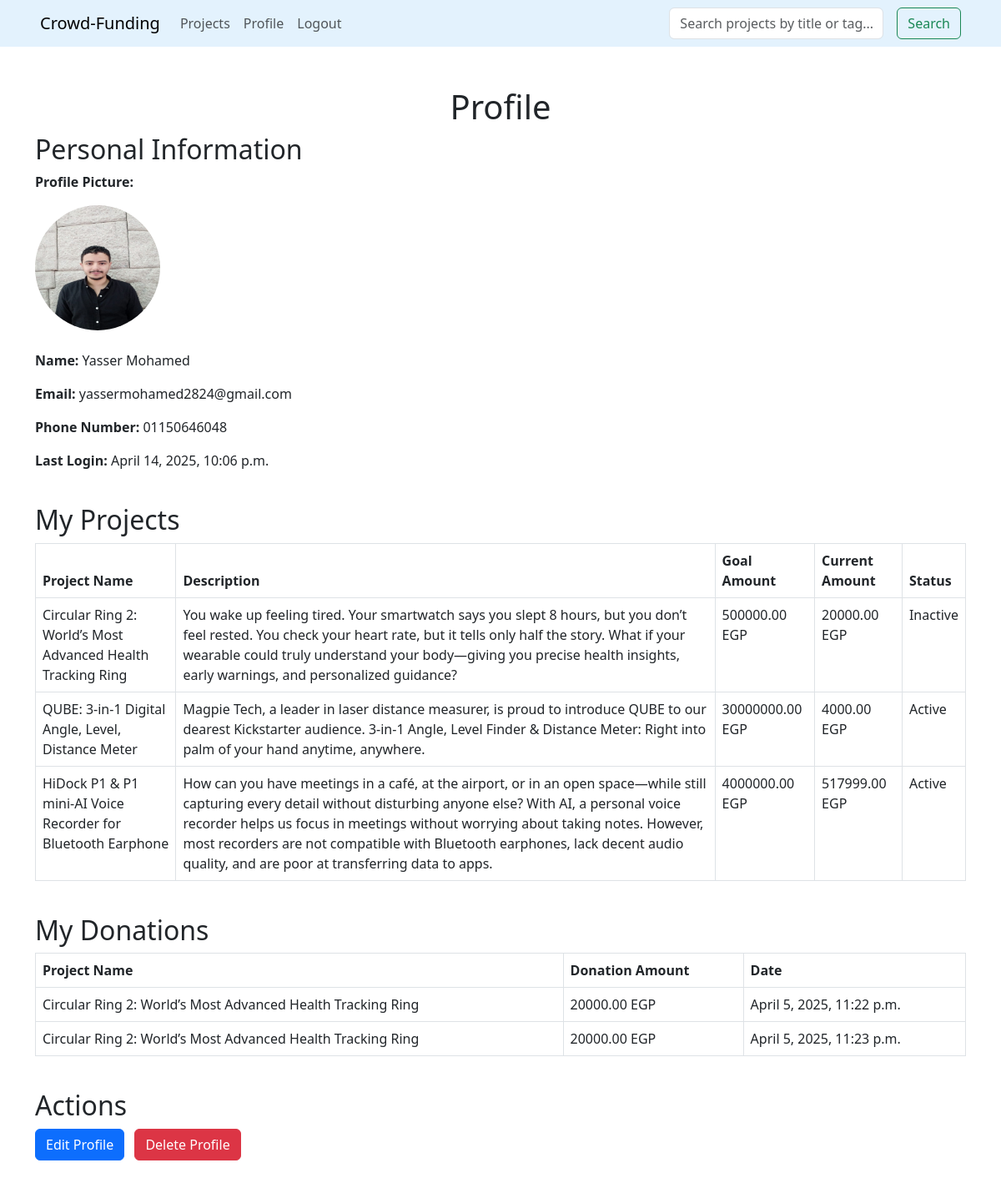
The page /profile/ (signed in) on the database as committed earlier.
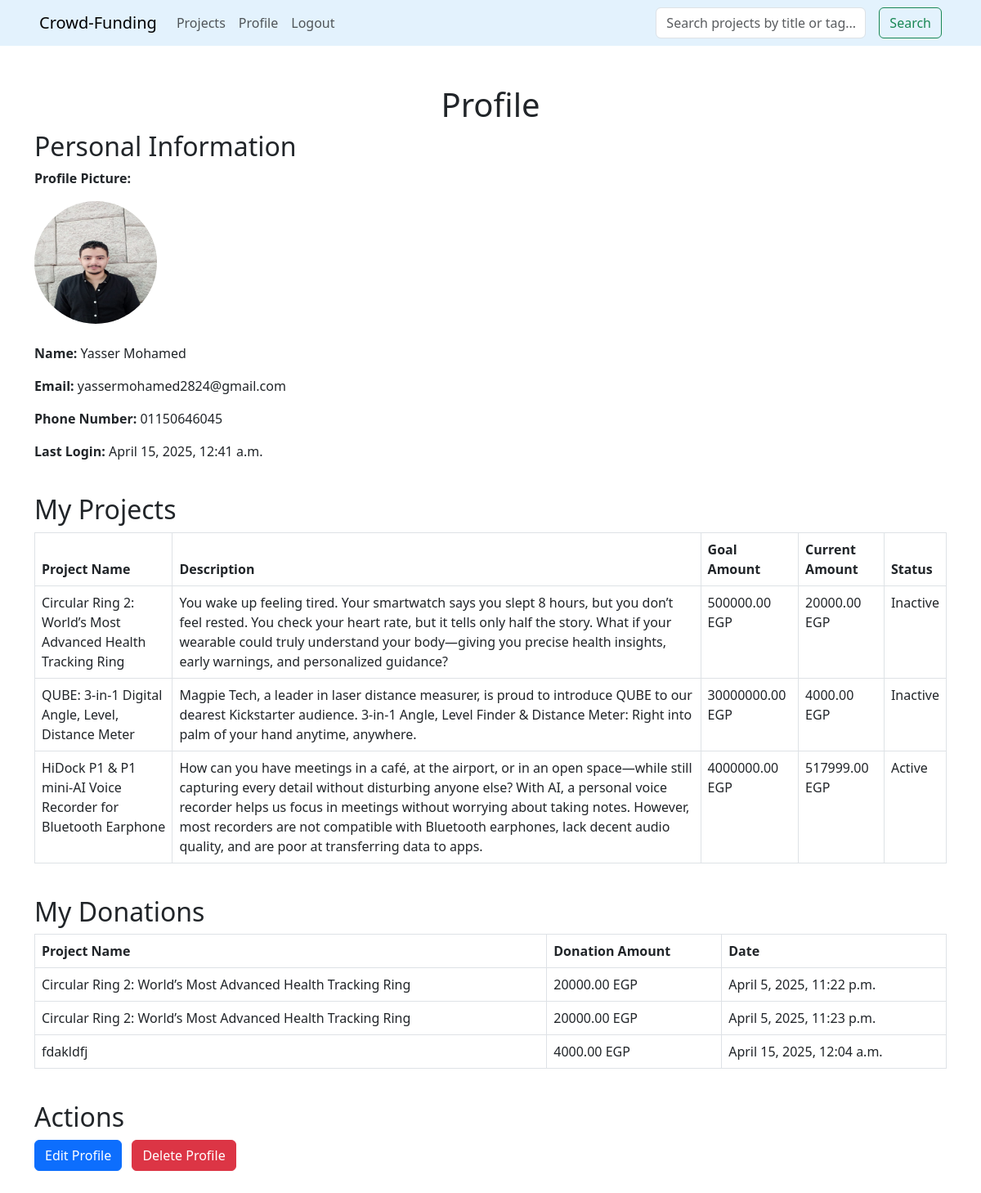
The same page on the database as committed later.
### funding/models.py (models this page shows, shortened)
class UserProfile(AbstractBaseUser):
    email = models.EmailField(unique=True)
    first_name = models.CharField(max_length=50)
    last_name = models.CharField(max_length=50)
    phone = models.CharField(max_length=15, unique=True)
    picture = models.ImageField(upload_to='profile_pics/')
    is_active = models.BooleanField(default=False)
    facebook_profile = models.URLField(max_length=200, blank=True , null=True)
    birth_date = models.DateField(blank=True, null=True)
    country = models.CharField(max_length=50, blank=True, null=True)
    USERNAME_FIELD = 'email'  # Ensure this is set correctly
    REQUIRED_FIELDS = ['first_name', 'last_name', 'phone']
    objects = UserProfileManager()

class Project(models.Model):
    title = models.CharField(max_length=255)
    details = models.TextField()
    category = models.ForeignKey(Category, on_delete=models.CASCADE, related_name='projects')
    total_target = models.DecimalField(max_digits=10, decimal_places=2)
    tags = models.CharField(max_length=255, help_text="Comma-separated tags")
    start_time = models.DateTimeField()
    end_time = models.DateTimeField()
    current_amount = models.DecimalField(max_digits=10, decimal_places=2, default=0.00)
    user = models.ForeignKey("UserProfile", on_delete=models.CASCADE, null=True, blank=True)
    reported = models.BooleanField(default=False)
    cancelled = models.BooleanField(default=False)

class Donation(models.Model):
    user = models.ForeignKey("UserProfile", on_delete=models.CASCADE)
    project = models.ForeignKey(Project, on_delete=models.CASCADE)
    amount = models.DecimalField(max_digits=10, decimal_places=2)
    created_at = models.DateTimeField(auto_now_add=True)

### funding/views.py (the view)
# urls.py: path('profile/', views.profile, name='profile'),
def profile(request):
    projects = Project.objects.filter(user=request.user)
    donations = Donation.objects.filter(user=request.user)
    return render(request, 'funding/profile.html', {'projects': projects, 'donations': donations})

### finalproject/funding/templates/funding/profile.html (shortened to what this page needs)
{% extends "funding/index.html" %}
{% load static %}
{% block content %}
    <div class="container mt-5 mb-5">
        <h1 class="text-center">Profile</h1>
        <div class="row">
            <div class="col-md-12">
                <h2>Personal Information</h2>
                <p><strong>Profile Picture:</strong></p>
                {% if user.picture %}
                    <img src="{{ user.picture.url }}" alt="Profile Picture" class="img-fluid rounded-circle" style="width: 150px; height: 150px;">
                {% else %}
                    <p>No profile picture available.</p>
                {% endif %}
                <p class="mt-4"><strong>Name:</strong> {{ user.first_name }}  {{ user.last_name }}</p>
                <p><strong>Email:</strong> {{ user.email }}</p>
                <p><strong>Phone Number:</strong> {{ user.phone }}</p>
                <p><strong>Last Login:</strong> {{ user.last_login }}</p>
            </div>
        </div>
        <div class="row mt-4">
            <div class="col-md-12">
                <h2>My Projects</h2>
                <table class="table table-bordered">
                    <thead>
                        <tr>
                            <th>Project Name</th>
                            <th>Description</th>
                            <th>Goal Amount</th>
                            <th>Current Amount</th>
                            <th>Status</th>
                        </tr>
                    </thead>
                    <tbody>
                        {% for project in projects %}
                        <tr>
                            <td>{{ project.title }}</td>
                            <td>{{ project.details }}</td>
                            <td>{{ project.total_target }} EGP</td>
                            <td>{{ project.current_amount }} EGP</td>
                            <td>
                                {% if project.cancelled %}
                                    Inactive
                                {% else %}
                                    Active
                                {% endif %}
                            </td>
                        </tr>
                        {% endfor %}
                    </tbody>
                </table>
            </div>
        </div>
        <div class="row mt-4">
            <div class="col-md-12">
                <h2>My Donations</h2>
                <table class="table table-bordered">
                    <thead>
                        <tr>
                            <th>Project Name</th>
                            <th>Donation Amount</th>
                            <th>Date</th>
                        </tr>
                    </thead>
                    <tbody>
                        {% for donation in donations %}
                        <tr>
                            <td>{{ donation.project.title }}</td>
                            <td>{{ donation.amount }} EGP</td>
                            <td>{{ donation.created_at }}</td>
                        </tr>
                        {% endfor %}
                    </tbody>
                </table>
            </div>
        </div>
        <div class="row mt-4">
            <div class="col-md-12">
                <h2>Actions</h2>
                <a href="{% url 'update_profile' %}" class="btn btn-primary">Edit Profile</a>
                <a href="{% url 'delete_profile' %}" class="btn btn-danger ms-2">Delete Profile</a>
            </div>
        </div>
    </div>
{% endblock %}

Rows that differ between the two databases and show on the page:
changed UserProfile "Yasser": phone "01150646048" → "01150646045"; last_login "April 14, 2025, 10:06 p.m." → "April 15, 2025, 12:41 a.m."
changed Project "QUBE: 3-in-1 Digital Angle, Level, Distance Meter": cancelled "Active" → "Inactive"
added Donation: project "fdakldfj", amount "4000.00", created_at "April 15, 2025, 12:04 a.m."
